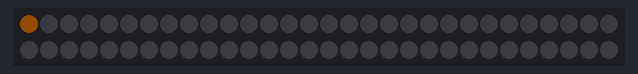
The program below on a simulated BBC micro:bit running MicroPython. On the bench: 60 RGB LEDs in strip order, left to right, continuing on the next row. Dim RGB values are drawn brighter than linear; random numbers come from a fixed seed.

Above: at 0.16 s.
At 11.3 s:
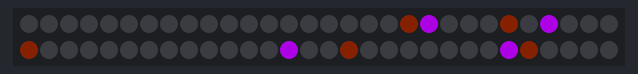
At 17.81 s:
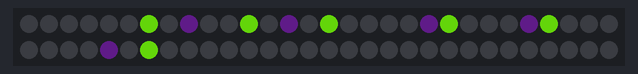
At 22.45 s:
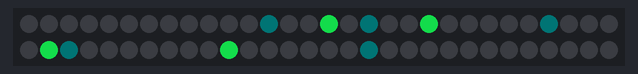
At 38.11 s:
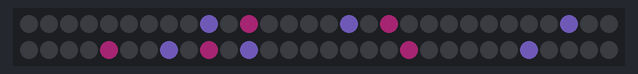
At 39.41 s:
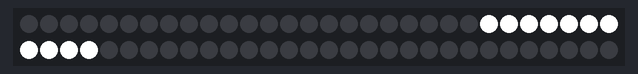

The program:

microFireWorks.py
```python
from microbit import *
import neopixel
from random import uniform
from random import randint
import math

# Setup the Neopixel strip on pin0 with a length of 60 pixels
np = neopixel.NeoPixel(pin0, 60)
np.clear()

# From colorsys.py - HLS colour system is used to dim exploded fragments without changing colour (hue) but neopixel module uses RGB so need to convert between the two.
ONE_THIRD = 1.0/3.0
ONE_SIXTH = 1.0/6.0
TWO_THIRD = 2.0/3.0

def _v(m1, m2, hue):
    hue = hue % 1.0
    if hue < ONE_SIXTH:
        return m1 + (m2-m1)*hue*6.0
    if hue < 0.5:
        return m2
    if hue < TWO_THIRD:
        return m1 + (m2-m1)*(TWO_THIRD-hue)*6.0
    return m1

def rgb_to_hls(r, g, b):
    maxc = max(r, g, b)
    minc = min(r, g, b)
    # XXX Can optimize (maxc+minc) and (maxc-minc)
    l = (minc+maxc)/2.0
    if minc == maxc:
        return 0.0, l, 0.0
    if l <= 0.5:
        s = (maxc-minc) / (maxc+minc)
    else:
        s = (maxc-minc) / (2.0-maxc-minc)
    rc = (maxc-r) / (maxc-minc)
    gc = (maxc-g) / (maxc-minc)
    bc = (maxc-b) / (maxc-minc)
    if r == maxc:
        h = bc-gc
    elif g == maxc:
        h = 2.0+rc-bc
    else:
        h = 4.0+gc-rc
    h = (h/6.0) % 1.0
    return h, l, s

def hls_to_rgb(h, l, s):
    if s == 0.0:
        return l, l, l
    if l <= 0.5:
        m2 = l * (1.0+s)
    else:
        m2 = l+s-(l*s)
    m1 = 2.0*l - m2
    return (_v(m1, m2, h+ONE_THIRD), _v(m1, m2, h), _v(m1, m2, h-ONE_THIRD))

while True:

    g = 50 #acceleration due to "gravity"
    XL = randint(30,45) #pixel of zenith
    PX = XL - randint(0,10) #pixel at which explosion occurs
    T = math.sqrt(2*XL/g) #time to reach zenith
    v0 = 2*XL/T #initial velocity of firework
    halfnfrags = randint(2,6) #actually one less than half the number of explosion fragments
    nfragments = halfnfrags * 2 + 1 #random (odd) number of explosion fragments
    vfrag = randint(4*halfnfrags,6*halfnfrags) #maximum initial speed of explosion fragments - used to randomly generate speed of individual fragments

    t = 0 #time
    C1 = (randint(0,255),randint(0,255),randint(0,255)) #explosion colour 1
    C2 = (randint(0,255),randint(0,255),randint(0,255)) #explosion colour 2

    C1HLS = rgb_to_hls(C1[0]/255.0, C1[1]/255.0, C1[2]/255.0) #explosion fragment colour 1 as HLS
    C2HLS = rgb_to_hls(C2[0]/255.0, C2[1]/255.0, C2[2]/255.0) #explosion fragment colour 2 as HLS

#LAUNCH FIREWORK
#Effect of gravity during ascent is simulated by calculating time steps between pixel increments
    for i in range(0, PX):
        np[i] = (20,10,0) #show firework at pixel i
        np.show()
        dt = 1 / (v0 - g * t) #time it will take for firework to pass to next pixel (in seconds)
        sleep(dt * 1000) #wait
        t = t + dt #keep track of time
        np[i] = (0,0,0) #turn off pixel i ready to move firework to next pixel

#FLASH FIREWORK AT POINT OF EXPLOSION
    for j in range(0,halfnfrags+1):
        for i in range(PX-j, PX+j+1):
            np[i] = (255,255,255)
        np.show()
        sleep(10)
    sleep(40)
    for i in range(PX-halfnfrags, PX+halfnfrags+1):
        np[i] = (0,0,0)
    np.show()

#EXPLODE FIREWORK
#Firework breaks into nfragments lit fragments (technically nfragments+1 - this last is black. Energy and momentum are usually only conserved if it is assumed to exist ;-))
    exploding = True #Firework is "exploding" as long as at least one fragment still hasn't reached the ground
    Et = 0 #Time explosion has been going on for
    dEt = 15 / 1000 #Incremental time step for explosion. Where firework launch incremented through pixels, explosion increments through time.
			#Best if the value of this is approx the amount of time it takes for one step through fragment animation
			#See commented out call to sleep function below
    v = v0 - g * t

#Initial velocity for fragments (relative to velocity of firework at point of explosion)
    vm = []
    for i in range(0,nfragments):
        vm.append(uniform(-vfrag,vfrag)+v)

    vm.sort()

#Create and initialse initial position, current position and previous position vectors for fragments
    x = [] #position vector
    x0 = [] #initial position vector
    xp = [] #previous position vector
    for i in range(0, nfragments):
        x0.append(PX - halfnfrags + i)
        x.append(0)
        xp.append(0)

#Luminosity value of explosion fragment colours
    C1L = C1HLS[1]
    C2L = C2HLS[1]

#Explosion animation
    while exploding:

        #Dim colours
        LC1 = C1L - Et/2.0
        if (LC1 < 0):
            LC1 = 0
        LC2 = C2L - Et/2.0
        if (LC2 < 0):
            LC2 = 0

        C1D = hls_to_rgb(C1HLS[0], LC1, C1HLS[2])
        C2D = hls_to_rgb(C2HLS[0], LC2, C2HLS[2])

        C1D = (int(C1D[0]*255), int(C1D[1]*255), int(C1D[2]*255))
        C2D = (int(C2D[0]*255), int(C2D[1]*255), int(C2D[2]*255))

        #Calculate position of fragments
        for i in range(0,nfragments):
            #next position of fragments
            x[i] = int(round(x0[i] + (vm[i] * Et) - (g * Et *Et / 2)))
            #turn off current fragments ready to move to next pixel - if next pixel is not the same and current pixel is in range
            if ((xp[i] < len(np)) and (xp[i] >= 0) and (x[i] != xp[i])):
                np[xp[i]] = (0,0,0)
            #move fragments to next pixel
            if ((x[i] < len(np)) and (x[i] >= 0)):
                np[x[i]] = C1D
                if (i == 2 * int(i / 2.0)): #if i is even use colour 2
                    np[x[i]] = C2D

        np.show() #show fragments
        #sleep(dEt * 1000) #wait - not needed since introduction of dimming which in itself takes time. Note Et still needs to increment though.

        for i in range(0, nfragments):
            xp[i] = int(x[i])

        Et = Et + dEt #increment time by dEt

        #Check to see if any fragments are still in the air
        exploding = False
        for i in range(0,nfragments):
            if (x[i]>0):
                exploding = True
```
